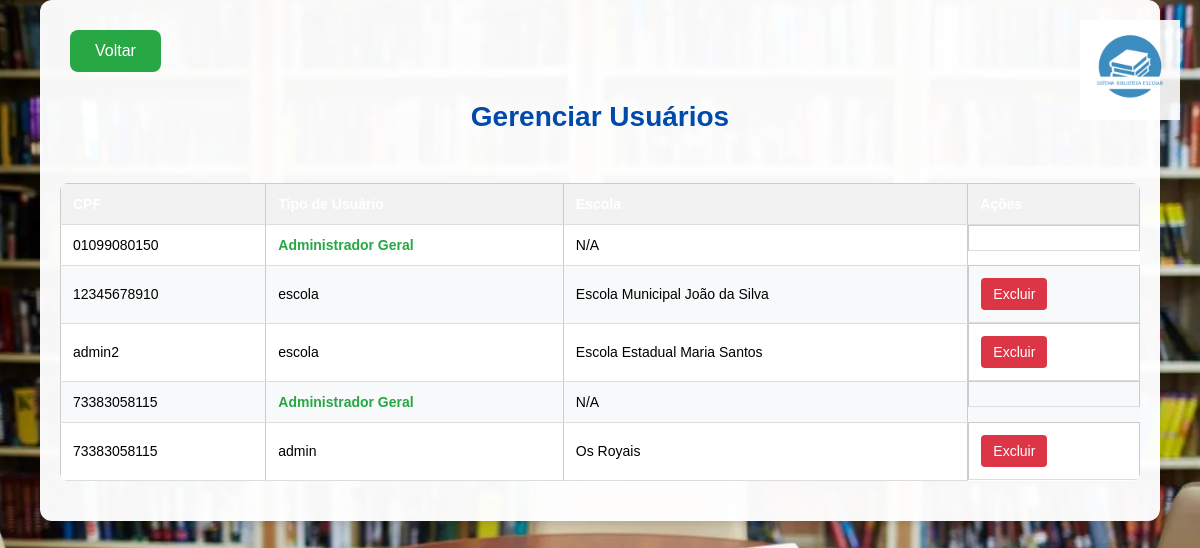
The page /gerenciar_usuarios (signed in) on the database as committed earlier.
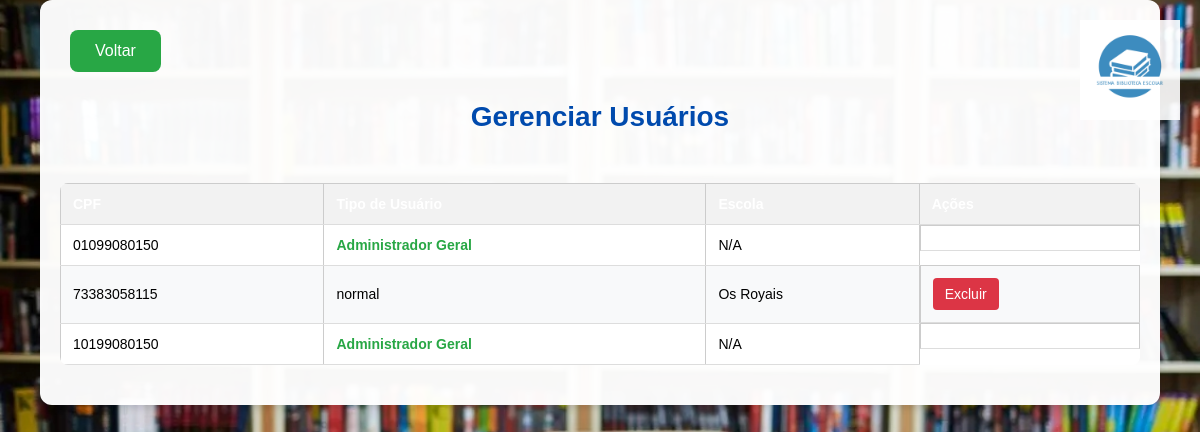
The same page on the database as committed later.
### tables this page shows
CREATE TABLE usuarios (
    id INTEGER PRIMARY KEY AUTOINCREMENT,
    cpf TEXT NOT NULL,
    senha TEXT NOT NULL,
    escola_id INTEGER,
    tipo_usuario TEXT DEFAULT 'escola',
    FOREIGN KEY (escola_id) REFERENCES escolas(id),
    UNIQUE(cpf, escola_id)
);

CREATE TABLE escolas (
    id INTEGER PRIMARY KEY AUTOINCREMENT,
    nome TEXT NOT NULL,
    endereco TEXT,
    telefone TEXT
);

### app.py (the view)
@app.route('/gerenciar_usuarios')
def gerenciar_usuarios():
    if 'usuario_cpf' not in session:
        return redirect(url_for('login'))
    if session.get('tipo_usuario') != 'super_admin':
        flash('Apenas o administrador geral pode gerenciar usuários!', 'error')
        return redirect(url_for('index'))
    conn = get_db_connection()
    usuarios = conn.execute('''
        SELECT u.*, e.nome as escola_nome
        FROM usuarios u
        LEFT JOIN escolas e ON u.escola_id = e.id
    ''').fetchall()
    conn.close()
    return render_template('gerenciar_usuarios.html', usuarios=usuarios)

### app.py (called while the page is built)
def get_db_connection():
    conn = sqlite3.connect('database.db')
    conn.row_factory = sqlite3.Row
    return conn

### templates/gerenciar_usuarios.html (shortened to what this page needs)
<!DOCTYPE html>
<html lang="pt-br">
<head>
    <link rel="stylesheet" href="{{ url_for('static', filename='style.css') }}">
</head>
<body>
    <div class="logo-container">
        <img src="{{ url_for('static', filename='logosbe.png') }}" alt="Logo Sistema Biblioteca Escolar">
    </div>
    <div class="container">
        <a href="{{ url_for('index') }}" class="back-button">Voltar</a>
        <h1>Gerenciar Usuários</h1>
        <div class="table-container">
            <table>
                <thead>
                    <tr>
                        <th>CPF</th>
                        <th>Tipo de Usuário</th>
                        <th>Escola</th>
                        <th>Ações</th>
                    </tr>
                </thead>
                <tbody>
                    {% for usuario in usuarios %}
                    <tr>
                        <td>{{ usuario.cpf }}</td>
                        <td>
                            {% if usuario.tipo_usuario == 'super_admin' %}
                                <span class="super-admin">Administrador Geral</span>
                            {% else %}
                                {{ usuario.tipo_usuario }}
                            {% endif %}
                        </td>
                        <td>{{ usuario.escola_nome or 'N/A' }}</td>
                        <td class="action-buttons">
                            {% if usuario.tipo_usuario != 'super_admin' %}
                            <a href="{{ url_for('excluir_usuario', cpf=usuario.cpf) }}"
                               class="delete-button"
                               onclick="return confirm('Tem certeza que deseja excluir este usuário?')">
                                Excluir
                            </a>
                            {% endif %}
                        </td>
                    </tr>
                    {% endfor %}
                </tbody>
            </table>
        </div>
    </div>
</body>
</html>

### static/style.css (style rules this page uses)
body { margin: 0; padding: 0; min-height: 100vh; font-family: Arial, sans-serif; background: url('../static/livro.png.png') no-repeat center center fixed; background-size: cover; display: flex; flex-direction: column; align-items: center; }
.container { background-color: rgba(255, 255, 255, 0.97); padding: 40px; border-radius: 12px; box-shadow: 0 4px 6px rgba(0, 0, 0, 0.1); width: 90%; max-width: 1000px; margin: 40px auto; position: relative; padding-top: 20px; }
.back-button { display: inline-block; padding: 8px 16px; background-color: #28a745; color: white; text-decoration: none; border-radius: 4px; transition: background-color 0.2s; margin-top: 20px; }
table { width: 100%; border-collapse: collapse; margin: 20px 0; background-color: white; }
th, td { padding: 12px; text-align: left; border-bottom: 1px solid #ddd; }
th { background-color: #004aad; color: white; }
tr:nth-child(even) { background-color: #f8f9fa; }
h1 { font-size: 2rem; margin-bottom: 20px; color: #004aad; }
.back-button { padding: 12px 25px; margin: 10px auto; font-size: 16px; background-color: #28a745; color: white; border: none; border-radius: 8px; cursor: pointer; display: inline-block; text-decoration: none; }
table { width: 100%; border-collapse: collapse; margin-top: 20px; }
th, td { padding: 12px 8px; text-align: center; border: 1px solid #ccc; font-size: 14px; }
th { background-color: #003580; color: white; }
a.main-button, a.back-button { display: inline-block; padding: 12px 25px; margin: 10px; font-size: 16px; background-color: #004aad; color: white; border: none; border-radius: 8px; cursor: pointer; text-decoration: none; text-align: center; transition: background 0.3s; }
a.back-button { background-color: #28a745; }
.back-button { padding: 10px 20px; font-size: 16px; background-color: #28a745; color: white; border: none; border-radius: 8px; cursor: pointer; text-decoration: none; transition: background-color 0.3s; display: inline-block; }
table { width: 100%; border-collapse: collapse; margin: 20px 0; background-color: white; border-radius: 8px; overflow: hidden; }
th, td { padding: 12px 15px; text-align: left; border-bottom: 1px solid #ddd; }
th { background-color: #004aad; color: white; font-weight: 500; }
h1 { color: #004aad; margin-bottom: 30px; text-align: center; font-size: 28px; }
.logo-container { position: fixed; top: 20px; right: 20px; z-index: 1000; }
.logo-container img { width: 100px; height: auto; opacity: 0.9; }

### templates/gerenciar_usuarios.html (style rules this page uses)
.container { max-width: 1200px; margin: 0 auto; padding: 20px; }
.table-container { overflow-x: auto; }
table { width: 100%; border-collapse: collapse; margin-top: 20px; }
th, td { padding: 12px; text-align: left; border-bottom: 1px solid #ddd; }
th { background-color: #f2f2f2; font-weight: bold; }
.action-buttons { display: flex; gap: 10px; }
.delete-button { background-color: #dc3545; color: white; border: none; padding: 8px 12px; border-radius: 4px; cursor: pointer; text-decoration: none; }
.back-button { display: inline-block; margin-bottom: 20px; padding: 8px 16px; background-color: #6c757d; color: white; text-decoration: none; border-radius: 4px; }
.super-admin { color: #28a745; font-weight: bold; }

Rows that differ between the two databases and show on the page:
removed usuarios: cpf "12345678910", tipo_usuario "escola", nome "Escola Municipal João da Silva"
removed usuarios: cpf "admin2", tipo_usuario "escola", nome "Escola Estadual Maria Santos"
removed usuarios: cpf "73383058115", tipo_usuario "Administrador Geral", escola_nome "N/A"
removed usuarios: cpf "73383058115", tipo_usuario "admin", nome "Os Royais"
added usuarios: cpf "73383058115", tipo_usuario "normal", nome "Os Royais"
added usuarios: cpf "10199080150", tipo_usuario "Administrador Geral", escola_nome "N/A"
